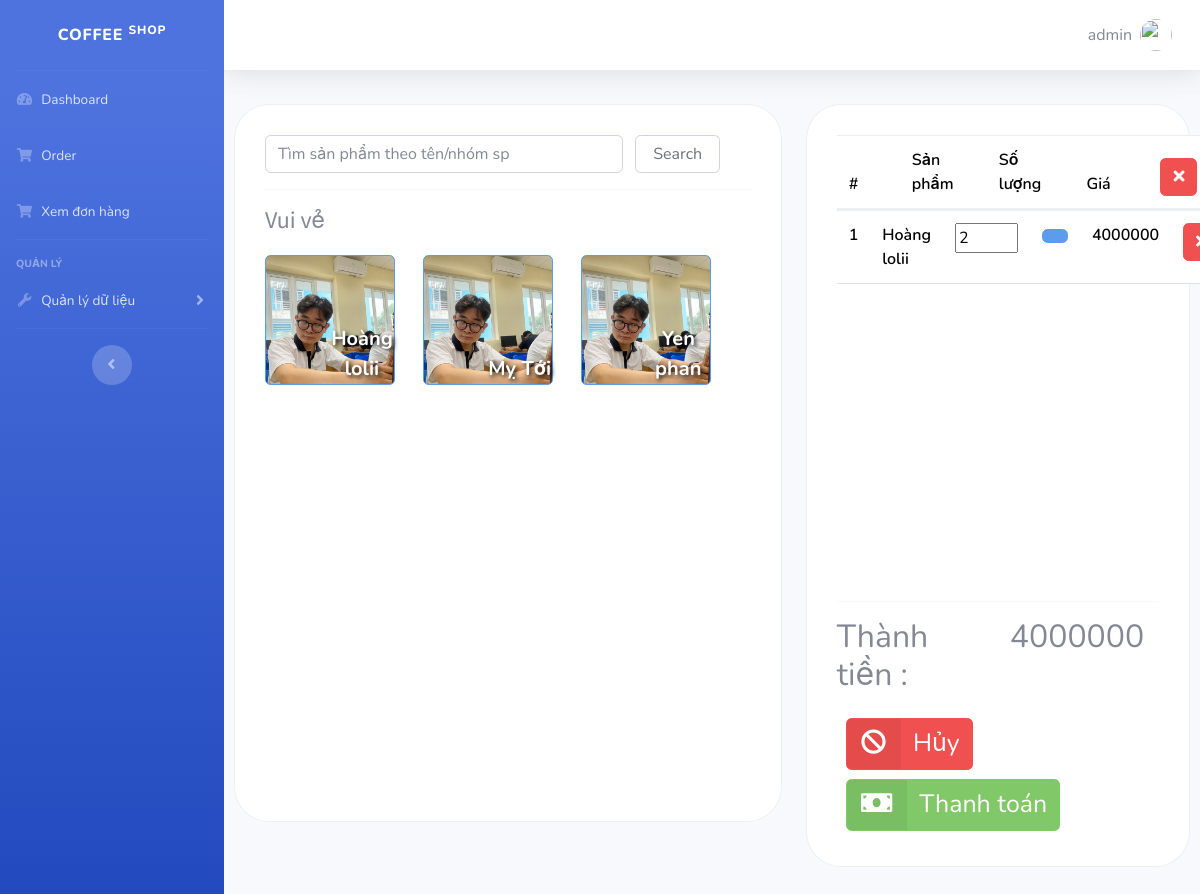
The app's page /order/001/ (signed in) with its own data.
### home/models.py (models this page shows, shortened)
class HangHoa(models.Model):
    ma_hang_hoa = models.CharField(max_length=50, primary_key=True)
    ten_hang_hoa = models.CharField(max_length=100)
    nhom_hang_hoa = models.CharField(max_length=100)
    image = models.ImageField('Label', default=None)
    gia = models.DecimalField(max_digits=10, decimal_places=2)

class Order(models.Model):
    DonBanHang = models.ForeignKey(DonBanHang, related_name='DonBanHang', on_delete=models.CASCADE)
    hang_hoa = models.ForeignKey(HangHoa, on_delete=models.CASCADE)
    so_luong = models.IntegerField()

class DonBanHang(models.Model):
    ma_don_hang = models.CharField(max_length=50, primary_key=True)
    nguoi_order = models.ForeignKey(settings.AUTH_USER_MODEL, related_name='orders', on_delete=models.CASCADE)
    ngay_ban = models.DateTimeField(default=datetime.now)
    tong_tien = models.DecimalField(max_digits=10, decimal_places=2)
    khach_hang = models.ForeignKey(KhachHang, related_name='KhachHang', on_delete=models.CASCADE)
    hang_hoa = models.ManyToManyField(HangHoa, through='Order')
    created = models.DateTimeField(auto_now_add=True)
    updated = models.DateTimeField(auto_now=True)
    note = models.TextField(null=True, blank=True)
    cancelled = models.BooleanField(default=False)
    confirmed = models.BooleanField(default=False)

### home/views.py (the view, shortened to what this page needs)
# urls.py: path('order/', views.order),
def order(request, ma_don_hang=None):
        if not request.user.is_authenticated:
                return redirect('/login/')
        id_order = (request.POST.get('id_order') or ma_don_hang) or create_new_order(request)
        don_ban_hang = DonBanHang.objects.get(ma_don_hang=id_order)
        all_order = don_ban_hang.DonBanHang.all()
        danh_sach_san_pham = HangHoa.objects.filter(Q(ten_hang_hoa__icontains=request.POST.get('search_product')) | Q(nhom_hang_hoa__icontains=request.POST.get('search_product'))) if (request.method == 'POST' and request.POST.get('btn_search') != None) else HangHoa.objects.all()
        nhom_san_pham = HangHoa.objects.values('nhom_hang_hoa').distinct()
        data =  {"danh_sach_san_pham": danh_sach_san_pham, "id_order": id_order, "order": all_order, "don_ban_hang": don_ban_hang, "nhom_san_pham": nhom_san_pham}
        return render(request, 'order/main.html',data )

### home/templates/order/main.html (shortened to what this page needs)
{% extends "base.html" %}
{% load static %}
{% load reg %}
{% block link %}
<link href="{% static 'static_order/assets/css/core.css' %}" rel="stylesheet" type="text/css" />
<link href="{% static 'static_order/assets/css/components.css' %}" rel="stylesheet" type="text/css" />
<link href="{% static 'static_order/assets/css/icons.css' %}" rel="stylesheet" type="text/css" />
<link href="{% static 'static_order/assets/css/responsive.css' %}" rel="stylesheet" type="text/css" />
<link href="{% static 'static_order/assets/plugins/chosen/chosen.min.css' %}" rel="stylesheet" type="text/css" />
<link href="{% static 'static_order/assets/plugins/daterangepicker/daterangepicker.css' %}" rel="stylesheet" type="text/css" />
<link href="{% static 'static_order/assets/plugins/dataTables/jquery.dataTables.min.css' %}" rel="stylesheet" type="text/css" />
<link href="{% static 'static_order/assets/plugins/dataTables/dataTables.bootstrap.min.css' %}" rel="stylesheet" type="text/css" />
<link href="{% static 'static_order/assets/css/pages.css' %}" rel="stylesheet" type="text/css" />
<link rel="stylesheet" href="{% static '/static_order/assets/css/notiflix-2.4.0.min.css' %}">
{% endblock %}
{% block content %}
<div id="pos_view"  style="padding: 10px 10px 10px 10px;">
    <div class="row">
        <div class="col-md-7">
            <div class="card-box" style="padding: 30px;border-radius: 35px;">
                <form action="" method="post">
                <div class="row">
                    <div class="col-md-9">
                        <input type="text" id="search" name="search_product" class="form-control"
                            placeholder="Tìm sản phẩm theo tên/nhóm sp">
                        </div>
                        <button class="form-control col-md-2" type="submit" name = "btn_search">Search</button>
                </div>
                <hr>
                <div class="row" id="parent" style="overflow: auto">
                    {% for i in nhom_san_pham %}
                        <h4>{{i.nhom_hang_hoa}}</h4>
                        {% for item in danh_sach_san_pham %}
                            {% if item.nhom_hang_hoa == i.nhom_hang_hoa %}
                            <button type="submit" name="btn_order{{item.ma_hang_hoa}}" class="btn btn-primary" style="width: 130px;height: 130px; margin: 12px 12px !important; background-image: url('{{item.image.url}}'); background-size: cover; position: relative; background-repeat: no-repeat;">
                                <span style="font-size: 20px; font-weight: bold;position: absolute; bottom: 0;text-shadow: 2px 2px 4px rgb(0, 0, 0.5);">{{item.ten_hang_hoa}}</span>
                            </button>
                            {% endif %}
                            {% endfor %}
                    {% endfor %}
                    </div>
                </form>
            </div>
        </div>
        <div class="col-md-5">
            <div class="card-box" id="card-box"  style="padding: 30px;border-radius: 35px;">
                <div>
                    <table class="table" id="cartTable">
                        <form action="" method="post">
                            <thead>
                                <tr>
                                    <th>#</th>
                                    <th width="150px">Sản phẩm</th>
                                    <th width="170px">Số lượng</th>
                                    <th>Giá</th>
                                    <th width="5px">
                                        <button type="submit" name="delete_all_item" class="btn btn-danger btn-xs"><i
                                                class="fa fa-times"></i></button>
                                    </th>
                                </tr>
                            </thead>
                            <tbody>
                                {% for item in order  %}
                                <tr>
                                    <th>{{forloop.counter}}</th>
                                    <th>{{item.hang_hoa.ten_hang_hoa}}</th>
                                    <th>
                                        <input stype="width: 5px" type="number" name="so_luong{{item.hang_hoa.ma_hang_hoa}}" value="{{item.so_luong}}" min="1" max="100"/>
                                    </th>
                                    <th width="3px">
                                        <button type="submit" name="update_so_luong{{item.hang_hoa.ma_hang_hoa}}" class="btn btn-primary btn-xs"> </button>
                                    </th>
                                    <th>{{ item.hang_hoa.gia|multiply:item.so_luong|intt }}</th>
                                    <th width="5px">
                                        <button type="submit" name="delete_item{{item.hang_hoa.ma_hang_hoa}}" class="btn btn-danger btn-xs"><i
                                                class="fa fa-times"></i></button>
                                    </th>
                                </tr>
                                {% endfor %}
                            </tbody>
                        </form>
                    </table>
                </div>
                <hr>
                <div class="row ">
                    <div class="col-md-6 h2">Thành tiền :</div>
                    <div class="col-md-6 h2"> <span id="price">{{ don_ban_hang.tong_tien|intt }}</span></div>
                </div>
                <div class="row m-t-10 px-1 ">
                    <div class="custom-row">
                        <form action="" method="post">
                            <button  type="submit" name="cancel_order"
                                class="btn btn-danger waves-effect waves-light custom-btn">
                                <span class="btn-label"><i class="fa fa-ban"></i></span>Hủy
                            </button>
                            <button type="submit" name="thanh_toan" id="payButton"
                                class="btn btn-success waves-effect waves-light custom-btn">
                                <span class="btn-label"><i class="fa fa-money"></i></span>Thanh toán
                            </button>
                        </form>
                    </div>
                </div>
            </div>
        </div>
    </div>
</div>
{% endblock %}

### home/templates/base.html (shortened to what this page needs)
{% load static %}
<!DOCTYPE html>
<html lang="en">
<head>
    {% block link %} {% endblock %}
    <link href="{% static 'vendor/fontawesome-free/css/all.min.css' %}" rel="stylesheet" type="text/css">
    <link rel="stylesheet" href="https://stackpath.bootstrapcdn.com/bootstrap/4.3.1/css/bootstrap.min.css">
    <link rel="stylesheet" href="https://use.fontawesome.com/releases/v5.8.2/css/all.css">
    <link href="https://cdn.jsdelivr.net/npm/bootstrap@5.3.2/dist/css/bootstrap.min.css" rel="stylesheet">
    <link href="{% static 'css/sb-admin-2.min.css' %}" rel="stylesheet">
</head>
<body id="page-top">
    <div id="wrapper">
        <ul class="navbar-nav bg-gradient-primary sidebar sidebar-dark accordion" id="accordionSidebar">
            <a class="sidebar-brand d-flex align-items-center justify-content-center" href="/home">
                <div class="sidebar-brand-text mx-3"> Coffee <sup>shop</sup></div>
            </a>
            <hr class="sidebar-divider my-0">
            <li class="nav-item">
                <a class="nav-link" href="/home">
                    <i class="fas fa-fw fa-tachometer-alt"></i>
                    <span>Dashboard</span></a>
            </li>
            <li class="nav-item">
                <a class="nav-link" href="/order">
                    <i class="fas fa-fw fa-shopping-cart"></i>
                    <span>Order</span></a>
            </li>
            <li class="nav-item">
                <a class="nav-link" href="/xem_don_hang/1">
                    <i class="fas fa-fw fa-shopping-cart"></i>
                    <span>Xem đơn hàng</span></a>
            </li>
            <hr class="sidebar-divider">
            {% if request.user.is_staff %}
            <div class="sidebar-heading">
                Quản lý
            </div>
            <li class="nav-item">
                <a class="nav-link collapsed" href="#" data-toggle="collapse" data-target="#collapseUtilities"
                    aria-expanded="true" aria-controls="collapseUtilities">
                    <i class="fas fa-fw fa-wrench"></i>
                    <span>Quản lý dữ liệu</span>
                </a>
            </li>
            {% endif %}
            <hr class="sidebar-divider d-none d-md-block">
            <div class="text-center d-none d-md-inline">
                <button class="rounded-circle border-0" id="sidebarToggle"></button>
            </div>
        </ul>
        <div id="content-wrapper" class="d-flex flex-column">
            <div id="content">
                <nav class="navbar navbar-expand navbar-light bg-white topbar mb-4 static-top shadow">
                    <ul class="navbar-nav ml-auto">
                        <li class="nav-item dropdown no-arrow">
                            <a class="nav-link dropdown-toggle" href="#" id="userDropdown" role="button"
                                data-toggle="dropdown" aria-haspopup="true" aria-expanded="false">
                                <span id="username" class="mr-2 d-none d-lg-inline text-gray-600 large">{{ request.user.username }}</span>
                                <img class="img-profile rounded-circle"
                                    src="{% static 'img/undraw_profile.svg' %}">
                            </a>
                        </li>
                    </ul>
                </nav>
    {% block content %} {% endblock %}
    </div>
</div>
</div>
</body>
</html>

### records on screen
HangHoa: image (picture), ten_hang_hoa "Hoàng lolii"
HangHoa: image (picture), ten_hang_hoa "Mỵ Tới"
HangHoa: image (picture), ten_hang_hoa "Yen phan"
Order: hang_hoa.ten_hang_hoa "Hoàng lolii", so_luong "2", hang_hoa.gia|multiply "4000000"
DonBanHang: tong_tien "4000000"

### other values on screen
{{ request.user.username }} "admin"
{{ i.nhom_hang_hoa }} "Vui vẻ"
